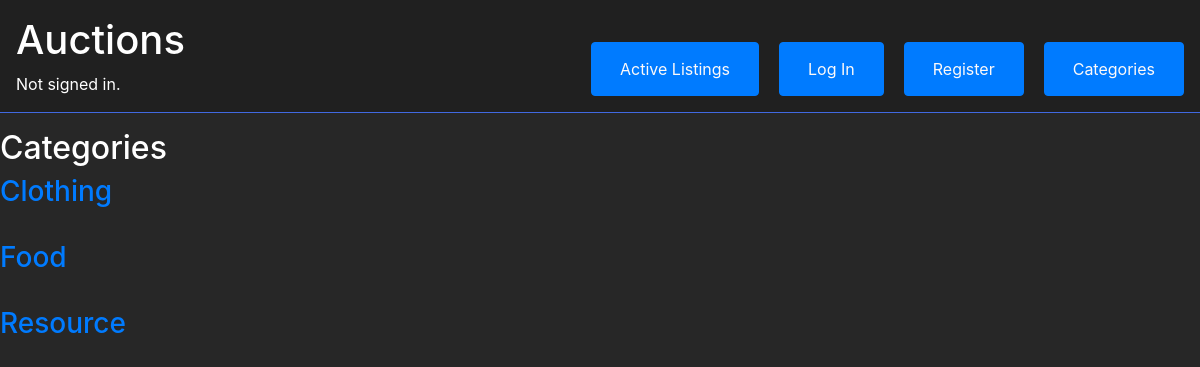
The page /categories on the database as committed earlier.
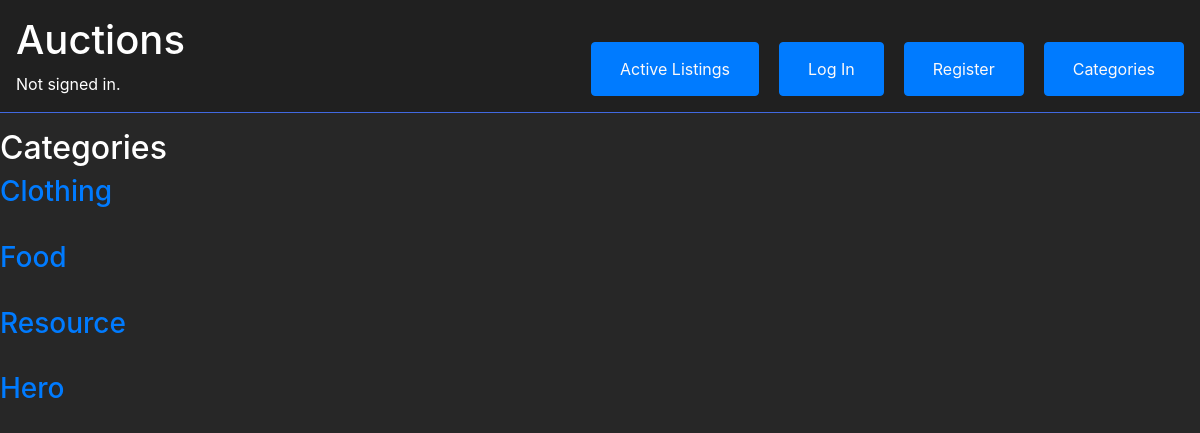
The same page on the database as committed later.
### auctions/models.py (models this page shows, shortened)
class Auction_listing(models.Model):
    item_name = models.CharField(max_length=64)
    description = models.TextField()
    start_bid = models.IntegerField()
    owner = models.ForeignKey(User, on_delete=models.CASCADE, related_name="selling")
    image_url = models.URLField(blank=True, null=True)
    category = models.CharField(max_length=64)
    active = models.BooleanField(default=True)
    winner = models.ForeignKey(User, on_delete=models.SET_NULL, null=True, related_name="bid_winner")

### auctions/views.py (the view)
# urls.py: path("categories", views.categories, name="categories"),
def categories(request):
    auctions = Auction_listing.objects.all()
    unique_auctions = []
    for auction in auctions :
        if auction.category not in unique_auctions:
            unique_auctions.append(auction.category)
    return render (request, "auctions/categories.html",{
        "auctions" : auctions,
        "auctions_list" : unique_auctions,
    })

### auctions/templates/auctions/categories.html (shortened to what this page needs)
{% extends 'auctions/layout.html' %}
{% block body %}
<h2>Categories</h2>
<div class="categories_container">
{% for auction in auctions_list %}
<div class="categories">
    <a href="{% url 'category_listings' auction %}">
        <h3>{{ auction }}</h3>
    </a>
    <br>
</div>
{% endfor %}
</div>
{% endblock %}

### auctions/templates/auctions/layout.html (shortened to what this page needs)
{% load static %}
<!DOCTYPE html>
<html lang="en">
    <head>
        <link rel="stylesheet" href="https://stackpath.bootstrapcdn.com/bootstrap/4.4.1/css/bootstrap.min.css">
        <link rel="stylesheet" href="{% static 'auctions/styles.css' %}">
    </head>
    <body>
        <div class="top_navigation">
            <div class="right_side">
                <div class="title"><h1>Auctions</h1></div>
                <div class="signed_in">
                    {% if user.is_authenticated %}
                        Signed in as <strong>{{ user.username }}</strong>.
                    {% else %}
                        Not signed in.
                    {% endif %}
                </div>
            </div>
            <div class="left_side">
                <ul class="nav">
                    <li class="nav-item btn btn-primary" >
                        <a class="nav-link" href="{% url 'index' %}">Active Listings</a>
                    </li>
                {% if user.is_authenticated %}
                    <li class="nav-item btn btn-primary">
                        <a class="nav-link" href="{% url 'logout' %}">Log Out</a>
                    </li>
                    <li class="nav-item btn btn-primary">
                        <a class="nav-link" href="{% url 'create_listing' %}">Create Listing</a>
                    </li>
                    <li class="nav-item btn btn-primary">
                        <a class="nav-link" href="{% url 'watchlist' %}">Watchlist</a>
                    </li>
                    <li class="nav-item btn btn-primary">
                        <a class="nav-link" href="{% url 'categories' %}">Categories</a>
                    </li>
                {% else %}
                    <li class="nav-item btn btn-primary">
                        <a class="nav-link" href="{% url 'login' %}">Log In</a>
                    </li>
                    <li class="nav-item btn btn-primary">
                        <a class="nav-link" href="{% url 'register' %}">Register</a>
                    </li>
                        <li class="nav-item btn btn-primary">
                        <a class="nav-link" href="{% url 'categories' %}">Categories</a>
                    </li>
                {% endif %}
                </ul>
            </div>
        </div>
        {% block body %}
        {% endblock %}
    </body>
</html>

### auctions/static/auctions/styles.css (style rules this page uses)
body { background-color: #272727; color: white; }
.top_navigation { border-bottom: 1px solid royalblue; display: flex; padding: 12px; justify-content: space-between; flex-wrap: wrap; padding: 16px; margin-bottom: 16px; align-items: end; background-color: #202020; position: sticky; top: 0; z-index: 1000; }
li a { color: #fcf9f9; }
.nav { display: flex; gap: 20px; flex-wrap: wrap; }
.nav li { flex: 1 1 auto; }

Rows that differ between the two databases and show on the page:
added Auction_listing: auctions_list "Hero"
